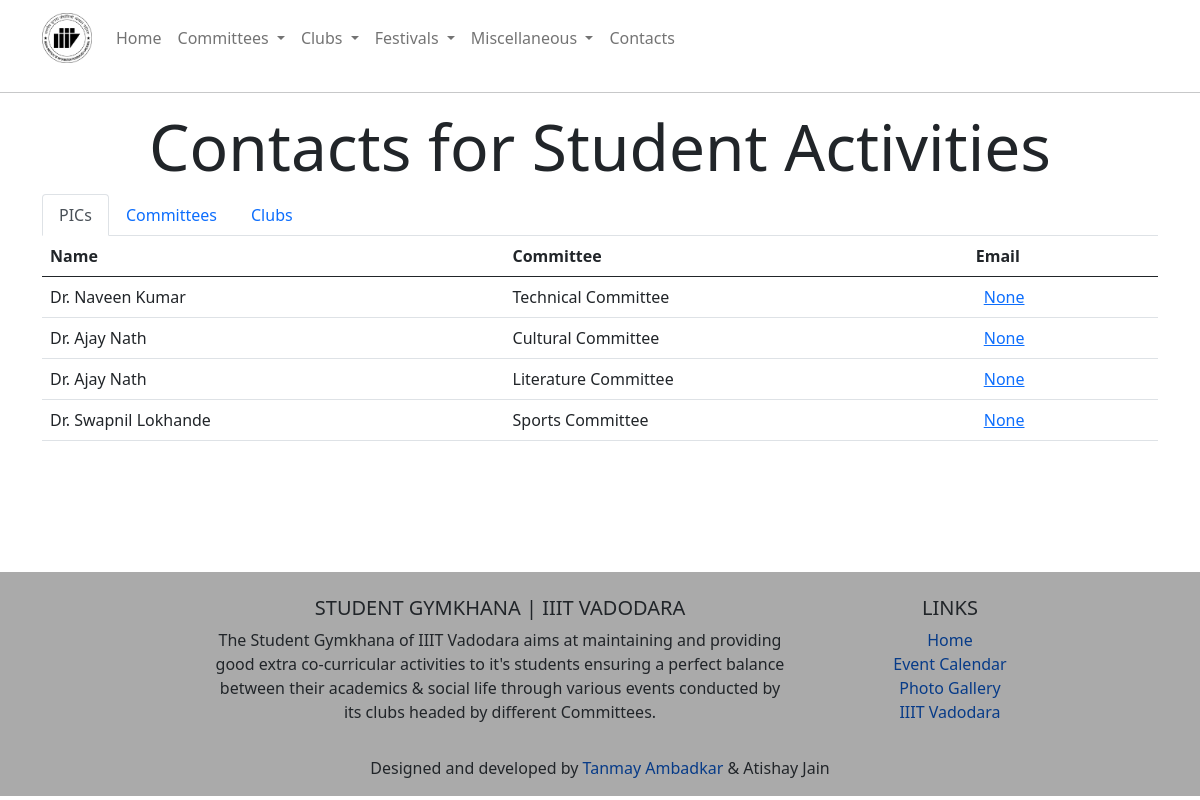
The app's page /contact with its own data.
### committees/models.py (models this page shows, shortened)
class PIC(models.Model):
    name = models.CharField(max_length=255)
    committee = models.OneToOneField(Committee, on_delete=models.CASCADE)
    photo = models.ImageField(upload_to="profile_photo/", null=True, blank=True)
    url = models.URLField()
    email = models.EmailField(blank=True, null=True)

class Committee(models.Model):
    user = models.OneToOneField(User, on_delete=models.CASCADE, null=True)
    name = models.CharField(max_length=255)
    slug = models.SlugField(max_length=255, primary_key=True)
    logo = models.ImageField(upload_to="logos/", null = True, blank=True)
    about = models.TextField()
    achievement = models.TextField(blank=True, null=True)
    mail = models.EmailField(null = True, blank=True)

### homepage/views.py (the view)
# urls.py: path('contact', ContactView.as_view(), name="contact"),
class ContactView(TemplateView):
    template_name = 'homepage/contact.html'
    def get_context_data(self, **kwargs):
        context = super(ContactView, self).get_context_data(**kwargs)
        context['profs'] = PIC.objects.all()
        context['committees'] = Committee.objects.all().order_by('slug')
        context['clubs'] = Club.objects.all().order_by('slug')
        return context

### context_processors/context_processors.py (called while the page is built)
def get_clubs(request):
    clubs = Club.objects.all().order_by('name')
    return {"clubs_base": clubs}

def get_committees(request):
    committees = Committee.objects.all()
    return {"committees": committees}

def get_fests(request):
    fests = Festival.objects.all()
    return {"fests": fests}

### homepage/templates/homepage/contact.html (shortened to what this page needs)
{% extends "homepage/base.html" %}
{%  load static %}
{% block main %}
<hr>
<div class="text-center">
    <h1 style="text-center" class="display-3">Contacts for Student Activities</h1>
</div>
<div class="container">
    <ul class="nav nav-tabs" role="tablist" id="member-list">
        <li class="nav-item">
            <a class="nav-link active" data-toggle="tab" href="#pic" role="tab">PICs</a>
        </li>
        <li class="nav-item">
            <a class="nav-link" data-toggle="tab" href="#comm" role="tab">Committees</a>
        </li>
        <li class="nav-item">
            <a class="nav-link" data-toggle="tab" href="#club" role="tab">Clubs</a>
        </li>
    </ul>
    <div class="tab-content">
        <div class="tab-pane active" id="pic" role="tabpanel">
            <table class="table">
                <thead>
                  <tr>
                    <th scope="col">Name</th>
                    <th scope="col">Committee</th>
                    <th scope="col">Email</th>
                  </tr>
                </thead>
                <tbody>
                    {% for prof in profs %}
                        <tr>
                          <td>{{prof.name}}</td>
                          <td>{{prof.committee.name}}</td>
                          <td><a href="mailto:{{committee.mail}}" class="p-2">{{prof.email}}</a></td>
                        </tr>
                    {% endfor %}
                </tbody>
            </table>
        </div>
    </div>
</div>
{% endblock %}

### homepage/templates/homepage/base.html (shortened to what this page needs)
{%  load static %}
<!doctype html>
<html lang="en">
  <head>
    <link rel="stylesheet" href= "{% static 'css/style.css' %}">
    <link href="https://cdn.jsdelivr.net/npm/bootstrap@5.0.0-beta1/dist/css/bootstrap.min.css" rel="stylesheet">
    </head>
    <body>
    <nav class="navbar navbar-expand-lg navbar-light">
      <div class="container">
        <a class="navbar-brand" href="{% url 'home' %}"><img src={% static "images/iiitv.jpg" %} width=50 height=50 alt="logo"></a>
        <div class="collapse navbar-collapse" id="navbarSupportedContent">
          <ul class="navbar-nav me-auto mb-2 mb-lg-0">
              <li class="nav-item">
                <a class="nav-link" aria-current="page" href={% url 'home' %}>Home</a>
              </li>
              <li class="nav-item dropdown">
                <a class="nav-link dropdown-toggle" href="#" id="committees" role="button" data-bs-toggle="dropdown" aria-expanded="false">
                  Committees
                </a>
              </li>
              <li class="nav-item dropdown">
                <a class="nav-link dropdown-toggle" href="#" id="clubs" role="button" data-bs-toggle="dropdown" aria-expanded="false">
                  Clubs
                </a>
              </li>
              <li class="nav-item dropdown">
                <a class="nav-link dropdown-toggle" href="#" id="misc" role="button" data-bs-toggle="dropdown" aria-expanded="false">
                  Festivals
                </a>
              </li>
              <li class="nav-item dropdown">
                <a class="nav-link dropdown-toggle" href="#" id="navbarDropdown" role="button" data-bs-toggle="dropdown" aria-expanded="false">
                  Miscellaneous
                </a>
              </li>
              <li class="nav-item">
                <a class="nav-link" aria-current="page" href={% url 'contact' %}>Contacts</a>
              </li>
          </ul>
        </div>
      </div>
    </nav>
    <main style="min-height: 60vh">
    {% block main %}
    {% endblock %}
    </main>
    <footer class="page-footer font-small pt-4" style="background-color: #aaa;">
      <div class="container-fluid text-center text-md-left">
        <div class="row">
	  <div class="col-md-2"></div>
          <div class="col-md-6">
            <h5 class="text-uppercase">Student Gymkhana | IIIT Vadodara</h5>
            <p>The Student Gymkhana of IIIT Vadodara aims at maintaining and providing good extra co-curricular activities to it's students ensuring a perfect balance between their academics & social life through various events conducted by its clubs headed by different Committees. </p>
          </div>
          <div class="col-md-3 mb-md-0 mb-3">
            <h5 class="text-uppercase">Links</h5>
            <ul class="list-unstyled">
              <li>
                <a href={% url 'home' %} class="foot-link">Home</a>
              </li>
              <li>
                <a href={% url 'calendar' %} class="foot-link">Event Calendar</a>
              </li>
              <li>
                <a href={% url 'gallery' %} class="foot-link">Photo Gallery</a>
              </li>
              <li>
                <a href="http://iitvadodara.ac.in/" class="foot-link">IIIT Vadodara</a>
              </li>
            </ul>
          </div>
        </div>
      </div>
      <div class="footer-copyright text-center py-3 dark">
                Designed and developed by <a href="https://makingcomputerssmart.com/" rel="noreferrer noopener nofollow" target="_blank" class="foot-link">Tanmay Ambadkar</a> & Atishay Jain
      </div>
    </footer>
  </body>
</html>

### static/css/style.css (style rules this page uses)
.foot-link { padding:0; color:#073b88; text-decoration:none; }

### records on screen
PIC: name "Dr. Naveen Kumar", committee.name "Technical Committee", email "None"
PIC: name "Dr. Ajay Nath", committee.name "Cultural Committee", email "None"
PIC: name "Dr. Ajay Nath", committee.name "Literature Committee", email "None"
PIC: name "Dr. Swapnil Lokhande", committee.name "Sports Committee", email "None"
